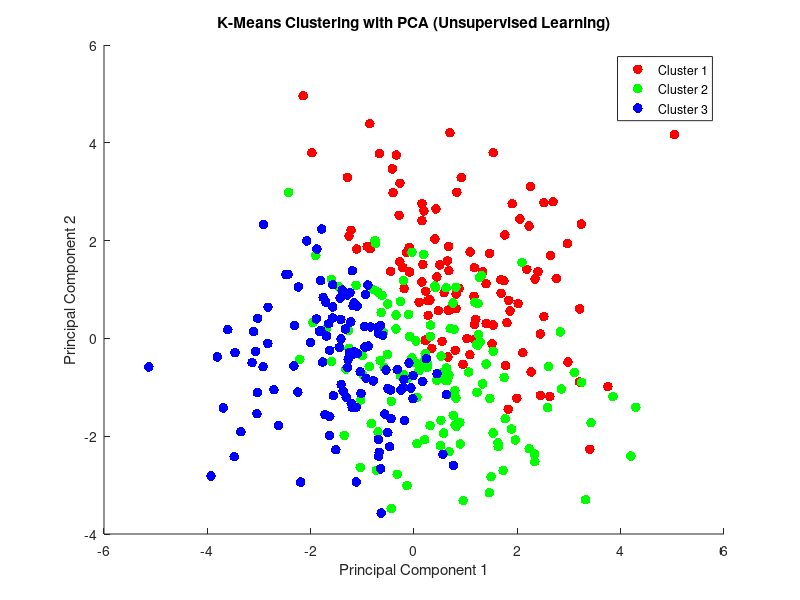

MATLAB code for this plot:
clc;
clearvars;

% Example data (replace with your actual data)
x1 = randn(36, 43); % Frequency domain features for user 1
x2 = randn(36, 43); % Frequency domain features for user 2
x3 = randn(36, 43); % Frequency domain features for user 3
x4 = randn(36, 43); % Frequency domain features for user 4
x5 = randn(36, 43); % Frequency domain features for user 5
x6 = randn(36, 43); % Frequency domain features for user 6
x7 = randn(36, 43); % Frequency domain features for user 7
x8 = randn(36, 43); % Frequency domain features for user 8
x9 = randn(36, 43); % Frequency domain features for user 9
x10 = randn(36, 43); % Frequency domain features for user 10

y1 = randn(36, 88); % Time domain features for user 1
y2 = randn(36, 88); % Time domain features for user 2
y3 = randn(36, 88); % Time domain features for user 3
y4 = randn(36, 88); % Time domain features for user 4
y5 = randn(36, 88); % Time domain features for user 5
y6 = randn(36, 88); % Time domain features for user 6
y7 = randn(36, 88); % Time domain features for user 7
y8 = randn(36, 88); % Time domain features for user 8
y9 = randn(36, 88); % Time domain features for user 9
y10 = randn(36, 88); % Time domain features for user 10

% Combine the frequency-domain and time-domain features for each user
combinedFeatures = [
    [x1, y1];
    [x2, y2];
    [x3, y3];
    [x4, y4];
    [x5, y5];
    [x6, y6];
    [x7, y7];
    [x8, y8];
    [x9, y9];
    [x10, y10]
];

% Normalize the combined features
combinedFeatures = (combinedFeatures - mean(combinedFeatures)) ./ std(combinedFeatures);

% 1. Manual PCA Implementation (No Toolbox)
% Step 1: Compute the covariance matrix
covMatrix = cov(combinedFeatures);

% Step 2: Compute eigenvectors and eigenvalues using eig function
[eigenvectors, eigenvalues] = eig(covMatrix);

% Step 3: Sort eigenvalues and eigenvectors in descending order
[sortedEigenvalues, sortIdx] = sort(diag(eigenvalues), 'descend');
sortedEigenvectors = eigenvectors(:, sortIdx);

% Step 4: Select top 'numComponents' eigenvectors (Principal Components)
numComponents = 3; % Choose the number of principal components
reducedFeatures = combinedFeatures * sortedEigenvectors(:, 1:numComponents);

% 2. K-Means Clustering (No Toolbox)
numClusters = 3;  % Number of clusters
maxIter = 100;    % Maximum iterations
tol = 1e-4;       % Convergence tolerance

% Initialize centroids randomly
centroids = reducedFeatures(randperm(size(reducedFeatures, 1), numClusters), :);

% K-Means Iteration
for iter = 1:maxIter
    % Assign samples to the nearest centroid using Euclidean distance
    distances = zeros(size(reducedFeatures, 1), numClusters);
    for i = 1:size(reducedFeatures, 1)
        for k = 1:numClusters
            distances(i, k) = sum((reducedFeatures(i, :) - centroids(k, :)).^2); % Euclidean distance
        end
    end
    [~, clusterIndices] = min(distances, [], 2);
    
    % Compute new centroids
    newCentroids = zeros(numClusters, size(reducedFeatures, 2));
    for k = 1:numClusters
        newCentroids(k, :) = mean(reducedFeatures(clusterIndices == k, :), 1);
    end
    
    % Check for convergence (if centroids do not change significantly)
    if norm(newCentroids - centroids) < tol
        disp('Convergence reached.');
        break;
    end
    centroids = newCentroids;
end

% 3. Plot the clusters in PCA space (2D)
figure;

% Plot each cluster with a different color
hold on;
colors = ['r', 'g', 'b']; % Colors for clusters
for k = 1:numClusters
    clusterData = reducedFeatures(clusterIndices == k, :);
    scatter(clusterData(:, 1), clusterData(:, 2), 50, colors(k), 'filled');
end
hold off;

title('K-Means Clustering with PCA (Unsupervised Learning)');
xlabel('Principal Component 1');
ylabel('Principal Component 2');
legend({'Cluster 1', 'Cluster 2', 'Cluster 3'}, 'Location', 'Best');



%The plot will show your data points (each data point corresponds to a user with 
% combined features) in a reduced 2D space, where each point is assigned to one of the 
% clusters using K-Means clustering. Each cluster will have a different color.